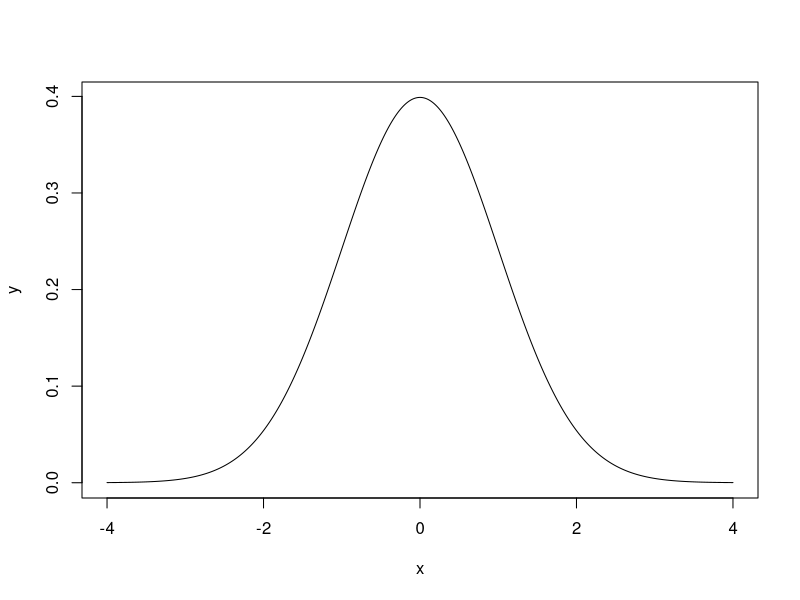
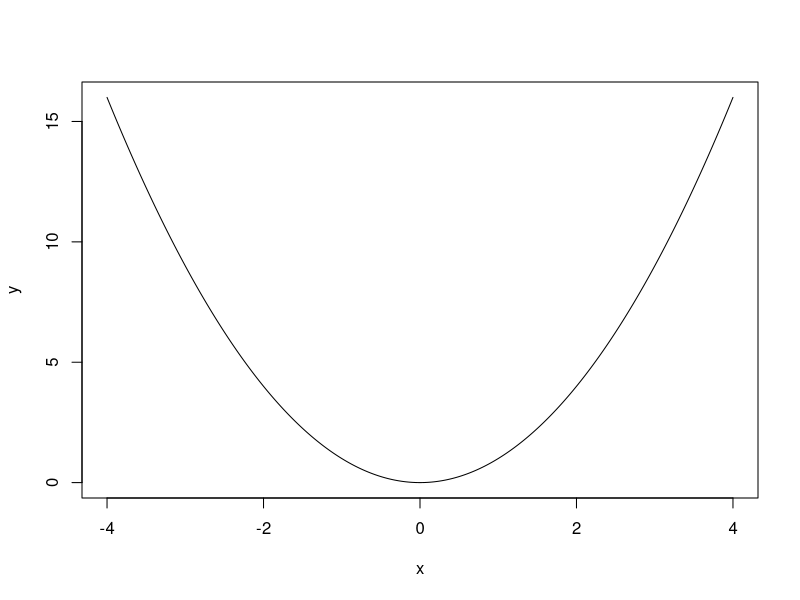
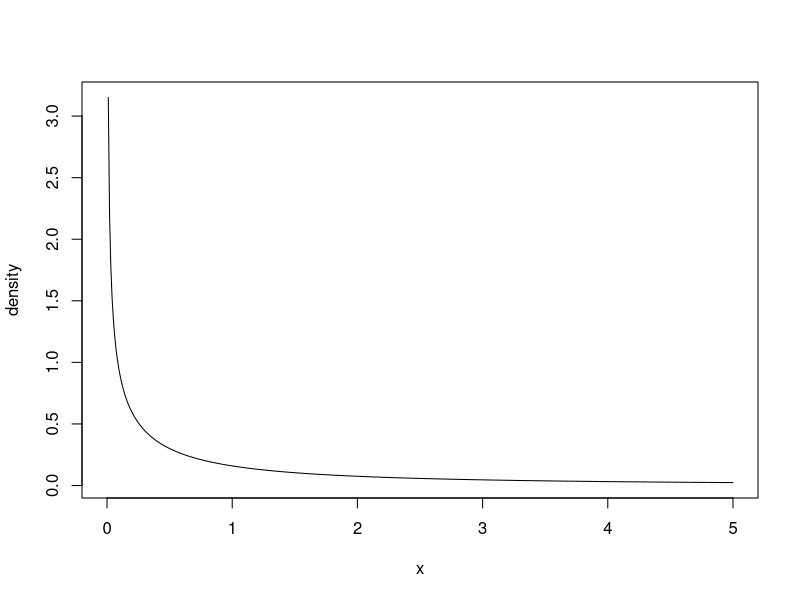
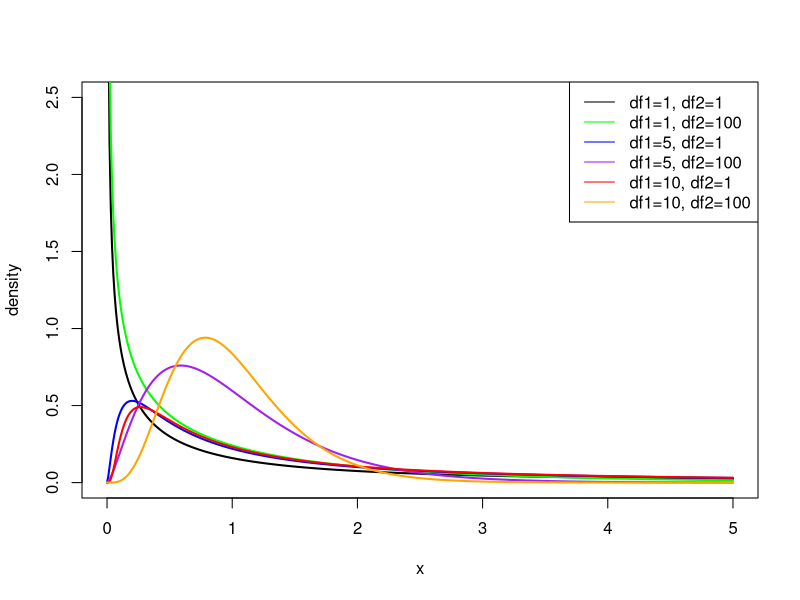
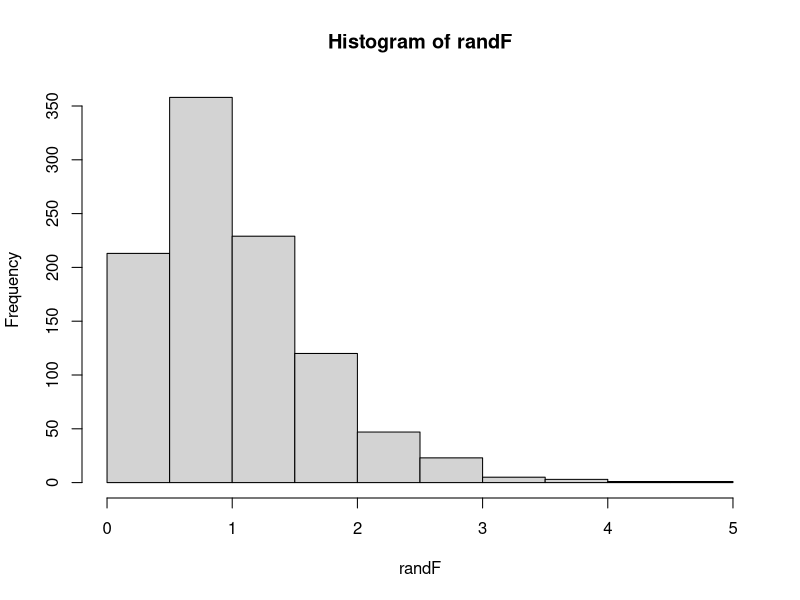
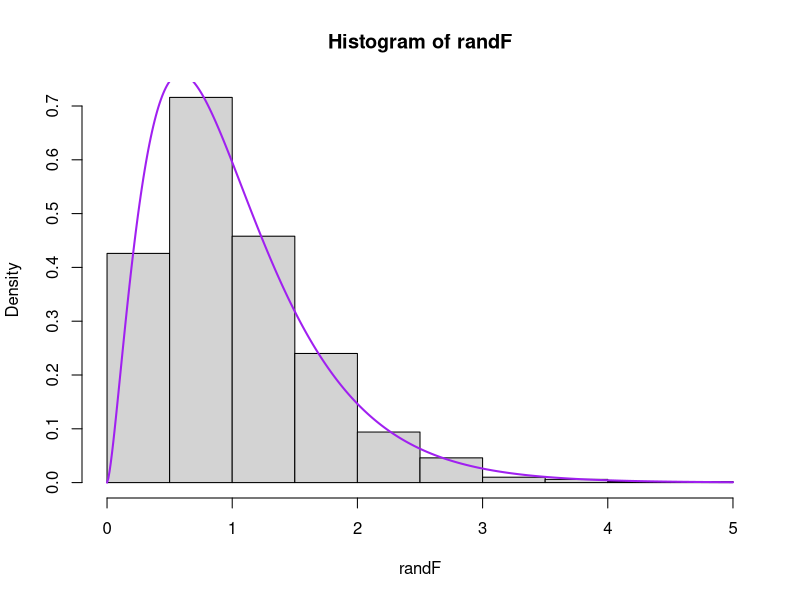
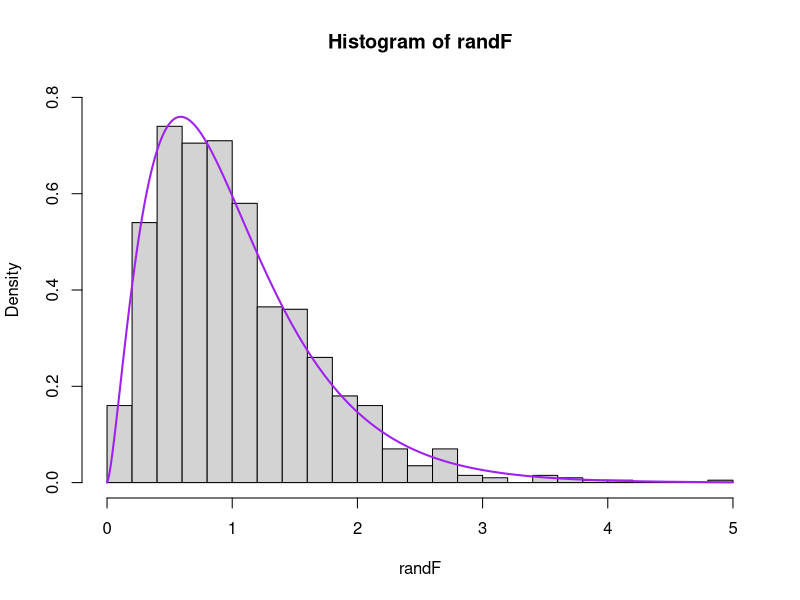
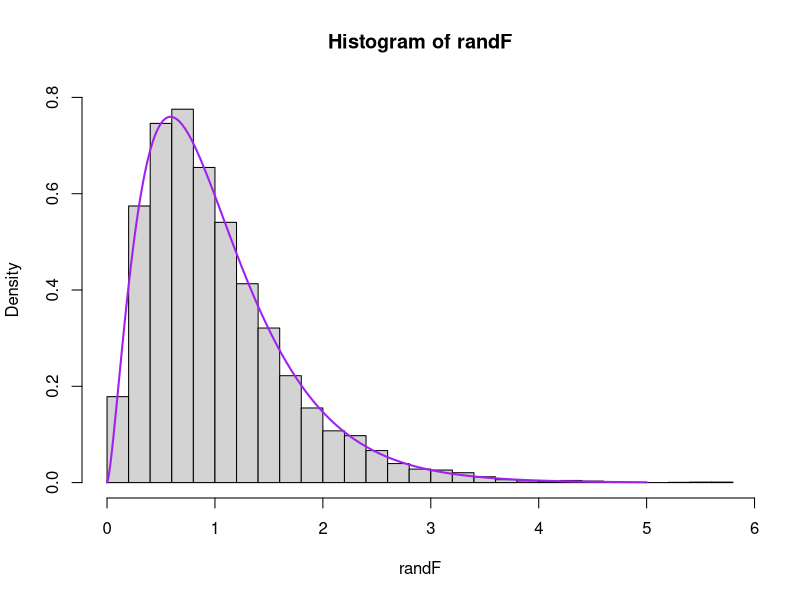

These charts were generated, in order, by the following R code:
## R demo for Oct 19
## Plotting functions and histograms, F distribution,
## ANOVA tables, F tests, MLR with categorical variables

# Plotting functions (e.g., probability density functions)
x <- seq(-4,4,0.01)  # grid of x values to evaluate
y <- dnorm(x,0,1)    # function that evaluates normal PDF with mean 0 and SD 1
plot(x,y, type="l")

y <- x^2
plot(x,y, type="l")

# F distribution examples
x <- seq(0,5,0.01)
plot(x, y = df(x, df1 = 1, df2 = 1), type = "l", xlab = "x", ylab = "density")
plot(x, y = df(x, df1 = 1, df2 = 1), type = "l", col = "black", xlab = "x",
     ylab = "density", ylim = c(0,2.5), lwd=2)
lines(x, y = df(x, df1 = 1, df2 = 100), type = "l", col = "green", lwd=2)
lines(x, y = df(x, df1 = 5, df2 = 1), type = "l", col = "blue", lwd=2)
lines(x, y = df(x, df1 = 5, df2 = 100), type = "l", col = "purple", lwd=2)
lines(x, y = df(x, df1 = 10, df2 = 1), type = "l", col = "red", lwd=2)
lines(x, y = df(x, df1 = 10, df2 = 100), type = "l", col = "orange", lwd=2)
legend("topright", legend = c("df1=1, df2=1","df1=1, df2=100","df1=5, df2=1",
                          "df1=5, df2=100","df1=10, df2=1","df1=10, df2=100"),
       lty = 1, col = c("black", "green", "blue", "purple", "red", "orange"))

# Random numbers from F distribution
set.seed(12345678)
randF <- rf(1000, 5, 100)
hist(randF)
hist(randF, freq=FALSE)
# add true density
lines(x, y = df(x, df1 = 5, df2 = 100), type = "l", col = "purple", lwd=2)
# set y-axis limits and more detailed histogram bins
hist(randF, freq=FALSE, ylim=c(0,0.8), breaks=25)
lines(x, y = df(x, df1 = 5, df2 = 100), type = "l", col = "purple", lwd=2)

randF <- rf(10000, 5, 100)
hist(randF, freq=FALSE, ylim=c(0,0.8), breaks=25)
lines(x, y = df(x, df1 = 5, df2 = 100), type = "l", col = "purple", lwd=2)

## Revisit rocket example
rocket <- read.csv(file="rocket.csv")
m1 <- lm(thrust ~ nozzle + propratio, data = rocket)
summary(m1)
anova(m1)  # compare with ANOVA table on board Oct 5
anova(m1)$`Sum Sq`
sum(anova(m1)$`Sum Sq`[1:2])
SSRes <- anova(m1)$`Sum Sq`[3]

# Test of overall significance
m_red <- lm(thrust ~ 1, data = rocket)
summary(m_red)
anova(m_red)
SSRes_A <- anova(m_red)$`Sum Sq`[1]

# F-statistic
l <- 2
n <- nrow(rocket)
p <- 2
Fstat <- ((SSRes_A - SSRes)/l) / (SSRes / (n-p-1))
pval <- 1 - pf(Fstat, df1 = l, df2 = n-p-1)


## Coffee example  (Coffee Quality Institute, 2018)
coffee <- read.csv("coffee_arabica.csv")
head(coffee)

mfull <- lm(Flavor~ factor(Processing.Method) + Aroma + Aftertaste + 
    Body + Acidity + Balance + Sweetness + Uniformity + Moisture, dat=coffee)
summary(mfull)
anova(mfull)
SSRes <- anova(mfull)$`Sum Sq`[10]

## Reduced model without Uniformity and Moisture (beta9=beta10=0):
m_red <- lm(Flavor~ factor(Processing.Method) + Aroma + Aftertaste + 
              Body + Acidity + Balance + Sweetness, dat=coffee)
summary(m_red)
anova(m_red)
SSRes_A <- anova(m_red)$`Sum Sq`[8]

## F-statistic
l <- 2
n <- nrow(coffee)
p <- 10
Fstat <- ((SSRes_A - SSRes)/l) / (SSRes / (n-p-1))
pval <- 1 - pf(Fstat, df1 = l, df2 = n-p-1)

## Reduced model without Uniformity and Moisture and
## setting effect of Dry = Semi (beta1=beta9=beta10=0)
coffee$method2 <- ifelse(coffee$Processing.Method %in% 
                c('Natural / Dry', 'Semi-washed / Semi-pulped'), 0, 1) # 1 = wet, 0 otherwise
coffee$wet <- ifelse(coffee$Processing.Method == 'Washed / Wet', 0, 1) # 1 = semi/dry, 0 otherwise

m_red2 <- lm(Flavor~ method2 + Aroma + Aftertaste + 
               Body + Acidity + Balance + Sweetness, dat=coffee)
summary(m_red2)
anova(m_red2)
SSRes_A <- anova(m_red2)$`Sum Sq`[8]

## F-statistic
l <- 3
n <- nrow(coffee)
p <- 10
Fstat <- ((SSRes_A - SSRes)/l) / (SSRes / (n-p-1))
pval <- 1 - pf(Fstat, df1 = l, df2 = n-p-1)
